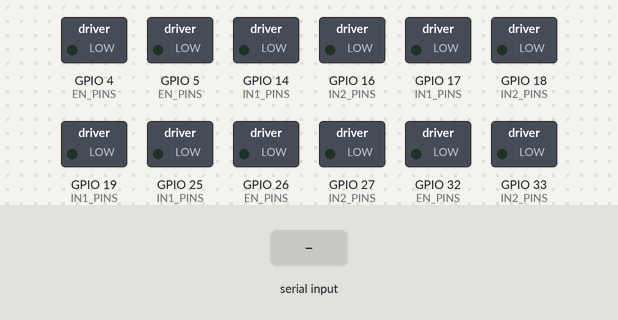
Simulated run of this sketch. Board: ESP32. Shown: switched loads named in the sketch (green lamp = pin HIGH). The inputs (shaded band) are chosen by the test bench. Nothing arrives over Bluetooth unless stated; what the sketch prints to the serial monitor is not drawn.

Above: at 1.2 s.
1.3 s: "90,45\n" received over Serial
At 1.7 s:
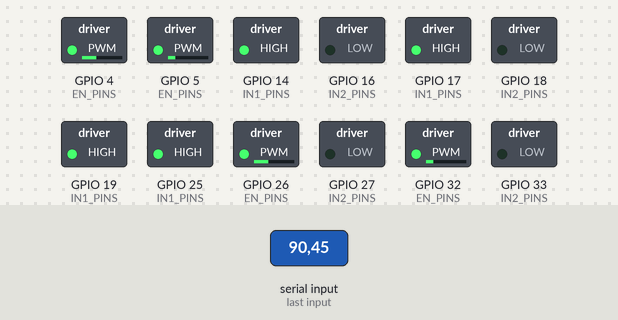
3.3 s: "A\n" received over the second serial link
At 4.5 s:
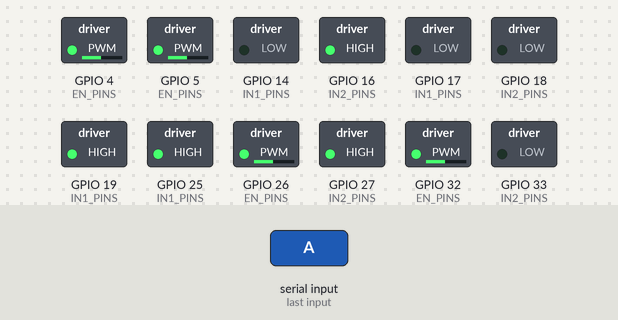
4.8 s: "d\n" received over the second serial link
At 5.6 s:
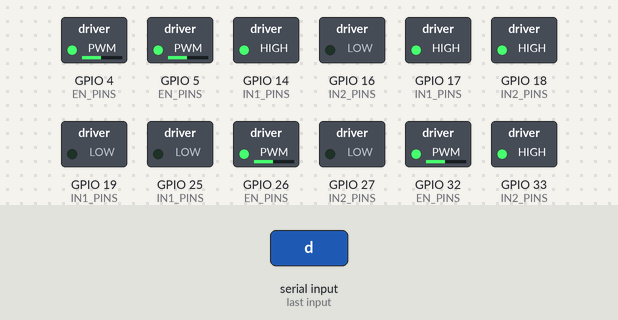
6.3 s: "w90\n" received over the second serial link
At 6.8 s:
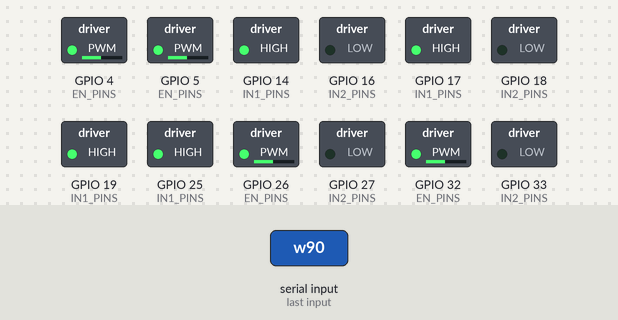
7.8 s: "s90\n" received over the second serial link
At 9.0 s:
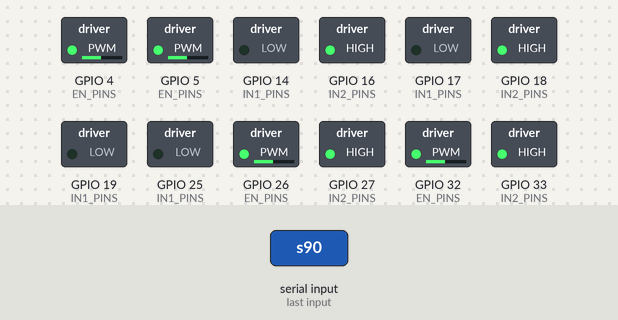
9.3 s: "D\n" received over the second serial link
At 10.2 s:
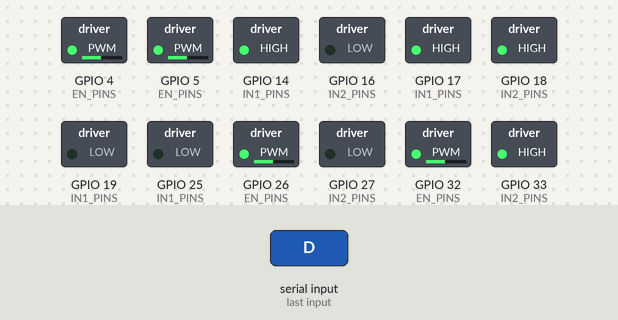
Timing chart, 0 to 11.8 s (numbered marks = the images above; inputs shaded):
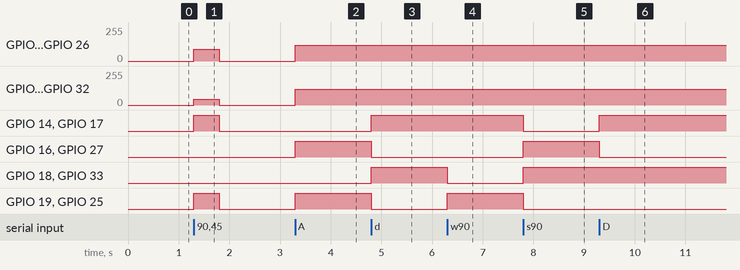

The sketch:

esp32_motor_bridge.ino
```cpp
// ---------- ESP32 Motor Bridge for the UGV ----------
// Drives 4 non-encoded DC motors through two L298N boards (skid steer).
//
// Link to the Raspberry Pi: wired GPIO UART, 115200 baud, 3.3 V logic on both sides
//     Pi GPIO14 / TXD (pin 8)   ->  ESP32 GPIO21 (RX)
//     Pi GPIO15 / RXD (pin 10)  <-  ESP32 GPIO22 (TX)
//     Pi GND (pin 6)            ->  ESP32 GND   (common ground is required)
//
// Command sources:
//  1. Raspberry Pi over the UART above (ROS 2 esp32_bridge.py node)
//       line format: "<left_pwm>,<right_pwm>\n", each in [-255, 255]
//       e.g. "150,150" forward, "-120,120" spin left, "0,0" stop
//     The same lines are also accepted on the USB port (Serial Monitor) for bench tests.
//  2. Bluetooth teleop (same keys as before, device "ESP32_Robot")
//       w/s/a/d move, x stop, l/h low/high speed
//     While a Bluetooth motion key is active, serial commands are ignored.
//     Send 'x' to stop and hand control back to the Pi.
//
// Safety: if no command arrives for SERIAL_TIMEOUT ms, motors stop.
// Motor pin mapping is unchanged from the original teleop firmware.

#include "BluetoothSerial.h"

// ===== Pi UART pins (GPIO16/17, the default UART2 pins, are used by motor M4) =====
#define PI_RX 21
#define PI_TX 22
#define PI_BAUD 115200

// ===== Motor Pins =====
#define M1_IN1 14
#define M1_IN2 27
#define M1_EN 26

#define M2_IN1 25
#define M2_IN2 33
#define M2_EN 32

#define M3_IN1 19
#define M3_IN2 18
#define M3_EN 5

#define M4_IN1 17
#define M4_IN2 16
#define M4_EN 4

// Left side = M1 + M4, right side = M2 + M3
// If one motor spins the wrong way, flip its entry here instead of rewiring.
const bool INVERT[4] = {false, false, false, false};  // M1, M2, M3, M4

const int IN1_PINS[4] = {M1_IN1, M2_IN1, M3_IN1, M4_IN1};
const int IN2_PINS[4] = {M1_IN2, M2_IN2, M3_IN2, M4_IN2};
const int EN_PINS[4]  = {M1_EN, M2_EN, M3_EN, M4_EN};

// ===== PWM =====
// Lower PWM frequency gives the L298N more torque at low duty cycles
const int PWM_FREQ = 1000;
const int PWM_RES = 8;

// ===== Speed Settings (Bluetooth teleop) =====
const int LOW_SPEED = 120;
const int HIGH_SPEED = 220;
int speedPWM = LOW_SPEED;

// ===== Timing =====
const unsigned long SERIAL_TIMEOUT = 500;  // ms
unsigned long lastSerialCmd = 0;

BluetoothSerial BT;
char btCmd = 'x';
bool btActive = false;

String piLine = "";
String usbLine = "";

// ---------- Low level ----------
void pwmAttach(int ch) {
#if ESP_ARDUINO_VERSION_MAJOR >= 3
  ledcAttach(EN_PINS[ch], PWM_FREQ, PWM_RES);
#else
  ledcSetup(ch, PWM_FREQ, PWM_RES);
  ledcAttachPin(EN_PINS[ch], ch);
#endif
}

void pwmWrite(int ch, int duty) {
#if ESP_ARDUINO_VERSION_MAJOR >= 3
  ledcWrite(EN_PINS[ch], duty);
#else
  ledcWrite(ch, duty);
#endif
}

// Signed PWM for one motor: >0 forward, <0 backward, 0 coast
void setMotor(int m, int pwm) {
  if (INVERT[m]) pwm = -pwm;
  pwm = constrain(pwm, -255, 255);
  if (pwm > 0) {
    digitalWrite(IN1_PINS[m], HIGH); digitalWrite(IN2_PINS[m], LOW);
  } else if (pwm < 0) {
    digitalWrite(IN1_PINS[m], LOW);  digitalWrite(IN2_PINS[m], HIGH);
  } else {
    digitalWrite(IN1_PINS[m], LOW);  digitalWrite(IN2_PINS[m], LOW);
  }
  pwmWrite(m, abs(pwm));
}

void drive(int left, int right) {
  setMotor(0, left);   // M1
  setMotor(3, left);   // M4
  setMotor(1, right);  // M2
  setMotor(2, right);  // M3
}

void stopAll() { drive(0, 0); }

// ---------- Setup ----------
void setup() {
  Serial.begin(115200);                              // USB: debug + bench tests
  Serial2.begin(PI_BAUD, SERIAL_8N1, PI_RX, PI_TX);  // Raspberry Pi
  BT.begin("ESP32_Robot");

  for (int m = 0; m < 4; m++) {
    pinMode(IN1_PINS[m], OUTPUT);
    pinMode(IN2_PINS[m], OUTPUT);
    pwmAttach(m);
  }
  stopAll();
  Serial.println("UGV motor bridge ready");
}

// ---------- Bluetooth teleop ----------
void handleBluetooth() {
  while (BT.available()) {
    char c = BT.read();
    switch (c) {
      case 'w': case 'W': case 's': case 'S':
      case 'a': case 'A': case 'd': case 'D':
        btCmd = c; btActive = true; break;
      case 'l': case 'L': speedPWM = LOW_SPEED; break;
      case 'h': case 'H': speedPWM = HIGH_SPEED; break;
      case 'x': case 'X':
        btCmd = 'x'; btActive = false; stopAll(); break;
      default: break;  // ignore newlines etc.
    }
  }

  if (!btActive) return;
  switch (btCmd) {
    case 'w': case 'W': drive(speedPWM, speedPWM); break;
    case 's': case 'S': drive(-speedPWM, -speedPWM); break;
    case 'a': case 'A': drive(-speedPWM, speedPWM); break;
    case 'd': case 'D': drive(speedPWM, -speedPWM); break;
  }
}

// ---------- Serial commands (Pi UART + USB) ----------
void handleSerialLine(const String &line) {
  int comma = line.indexOf(',');
  if (comma < 0) return;
  int left = line.substring(0, comma).toInt();
  int right = line.substring(comma + 1).toInt();
  lastSerialCmd = millis();
  if (!btActive) drive(left, right);
}

// Collect characters from one port into lines
void readLines(Stream &port, String &buf) {
  while (port.available()) {
    char c = port.read();
    if (c == '\n') {
      handleSerialLine(buf);
      buf = "";
    } else if (c != '\r' && buf.length() < 32) {
      buf += c;
    }
  }
}

void handleSerial() {
  readLines(Serial2, piLine);
  readLines(Serial, usbLine);

  // Watchdog: Pi stopped talking -> stop (unless driving by Bluetooth)
  if (!btActive && millis() - lastSerialCmd > SERIAL_TIMEOUT) {
    stopAll();
  }
}

// ===== Main Loop =====
void loop() {
  handleBluetooth();
  handleSerial();
  delay(2);
}
```

Measured:
- after the input at 1.3 s, GPIO 4 (EN_PINS), GPIO 26 (EN_PINS): 0/255 → 90/255 at once, → 0/255 0.50 s later; GPIO 5 (EN_PINS), GPIO 32 (EN_PINS): 0/255 → 45/255 at once, → 0/255 0.50 s later; GPIO 14 (IN1_PINS), GPIO 17 (IN1_PINS), GPIO 19 (IN1_PINS), GPIO 25 (IN1_PINS): LOW → HIGH at once, → LOW 0.50 s later
- after the input at 3.3 s, GPIO 4 (EN_PINS), GPIO 5 (EN_PINS), GPIO 26 (EN_PINS), GPIO 32 (EN_PINS): 0/255 → 120/255 at once; GPIO 16 (IN2_PINS), GPIO 19 (IN1_PINS), GPIO 25 (IN1_PINS), GPIO 27 (IN2_PINS): LOW → HIGH at once
- after the input at 4.8 s, GPIO 14 (IN1_PINS), GPIO 17 (IN1_PINS), GPIO 18 (IN2_PINS), GPIO 33 (IN2_PINS): LOW → HIGH at once; GPIO 16 (IN2_PINS), GPIO 19 (IN1_PINS), GPIO 25 (IN1_PINS), GPIO 27 (IN2_PINS): HIGH → LOW at once
- after the input at 6.3 s, GPIO 18 (IN2_PINS), GPIO 33 (IN2_PINS): HIGH → LOW at once; GPIO 19 (IN1_PINS), GPIO 25 (IN1_PINS): LOW → HIGH at once
- after the input at 7.8 s, GPIO 14 (IN1_PINS), GPIO 17 (IN1_PINS), GPIO 19 (IN1_PINS), GPIO 25 (IN1_PINS): HIGH → LOW at once; GPIO 16 (IN2_PINS), GPIO 18 (IN2_PINS), GPIO 27 (IN2_PINS), GPIO 33 (IN2_PINS): LOW → HIGH at once
- after the input at 9.3 s, GPIO 14 (IN1_PINS), GPIO 17 (IN1_PINS): LOW → HIGH at once; GPIO 16 (IN2_PINS), GPIO 27 (IN2_PINS): HIGH → LOW at once
